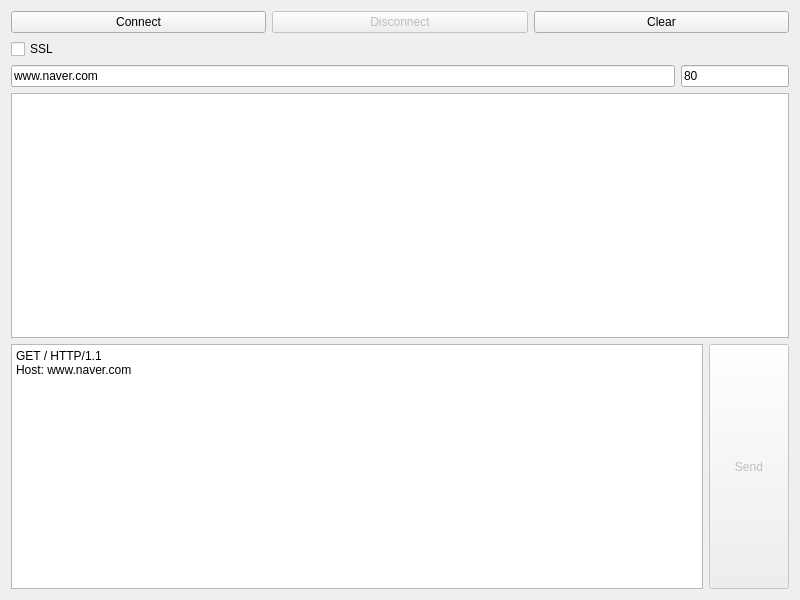
<?xml version="1.0" encoding="UTF-8"?>
<ui version="4.0">
 <class>Widget</class>
 <widget class="QWidget" name="Widget">
  <property name="geometry">
   <rect>
    <x>0</x>
    <y>0</y>
    <width>800</width>
    <height>600</height>
   </rect>
  </property>
  <property name="windowTitle">
   <string>WebClient</string>
  </property>
  <layout class="QGridLayout" name="gridLayout">
   <item row="0" column="0">
    <layout class="QHBoxLayout" name="horizontalLayout">
     <item>
      <widget class="QPushButton" name="pbConnect">
       <property name="text">
        <string>Connect</string>
       </property>
      </widget>
     </item>
     <item>
      <widget class="QPushButton" name="pbDisconnect">
       <property name="enabled">
        <bool>false</bool>
       </property>
       <property name="text">
        <string>Disconnect</string>
       </property>
      </widget>
     </item>
     <item>
      <widget class="QPushButton" name="pbClear">
       <property name="text">
        <string>Clear</string>
       </property>
      </widget>
     </item>
    </layout>
   </item>
   <item row="1" column="0">
    <layout class="QHBoxLayout" name="horizontalLayout_4">
     <item>
      <widget class="QCheckBox" name="cbSSL">
       <property name="sizePolicy">
        <sizepolicy hsizetype="Expanding" vsizetype="Fixed">
         <horstretch>0</horstretch>
         <verstretch>0</verstretch>
        </sizepolicy>
       </property>
       <property name="text">
        <string>SSL</string>
       </property>
      </widget>
     </item>
    </layout>
   </item>
   <item row="2" column="0">
    <layout class="QHBoxLayout" name="horizontalLayout_2">
     <item>
      <widget class="QLineEdit" name="leHost">
       <property name="text">
        <string>www.naver.com</string>
       </property>
      </widget>
     </item>
     <item>
      <widget class="QLineEdit" name="lePort">
       <property name="sizePolicy">
        <sizepolicy hsizetype="Fixed" vsizetype="Fixed">
         <horstretch>0</horstretch>
         <verstretch>0</verstretch>
        </sizepolicy>
       </property>
       <property name="text">
        <string>80</string>
       </property>
      </widget>
     </item>
    </layout>
   </item>
   <item row="3" column="0">
    <widget class="QPlainTextEdit" name="pteMessage"/>
   </item>
   <item row="4" column="0">
    <layout class="QHBoxLayout" name="horizontalLayout_3">
     <item>
      <widget class="QPlainTextEdit" name="pteSend">
       <property name="plainText">
        <string>GET / HTTP/1.1
Host: www.naver.com

</string>
       </property>
      </widget>
     </item>
     <item>
      <widget class="QPushButton" name="pbSend">
       <property name="enabled">
        <bool>false</bool>
       </property>
       <property name="sizePolicy">
        <sizepolicy hsizetype="Minimum" vsizetype="Expanding">
         <horstretch>0</horstretch>
         <verstretch>0</verstretch>
        </sizepolicy>
       </property>
       <property name="text">
        <string>Send</string>
       </property>
      </widget>
     </item>
    </layout>
   </item>
  </layout>
 </widget>
 <resources/>
 <connections/>
</ui>
